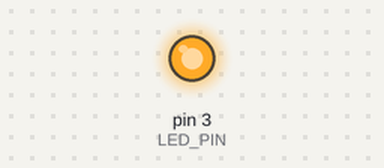
The sketch below on a simulated Arduino Uno, built with avr-gcc and run on an emulated ATmega328P. On the bench: output pins drawn as LEDs (lit = HIGH).

Above: at 1.0 s.
At 3.0 s:
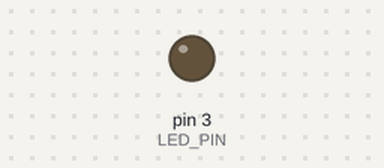
Timing chart, 0 to 5.2 s (numbered marks = the images above):
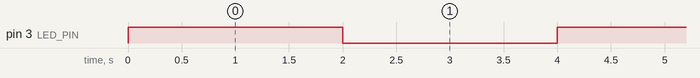

Measured:
- by itself, pin 3 (LED_PIN): alternates HIGH for 2.0 s and LOW for 2.0 s

The sketch:

npn.ino
```cpp
#define LED_PIN 3

void setup() {
	pinMode(LED_PIN, OUTPUT);
}

void loop() {
	digitalWrite(LED_PIN, HIGH);
	delay(2000);
	digitalWrite(LED_PIN, LOW);
	delay(2000);
}
```
